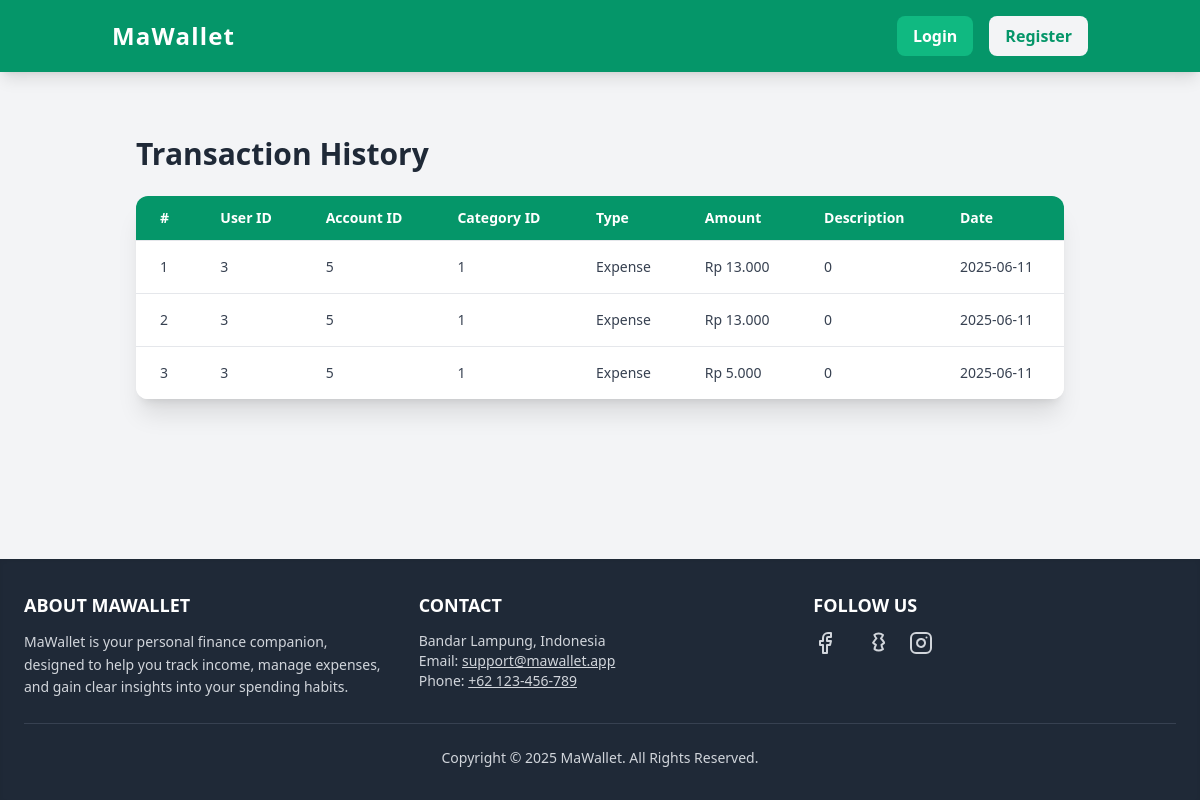
Page /views/history.php on the earlier database version.
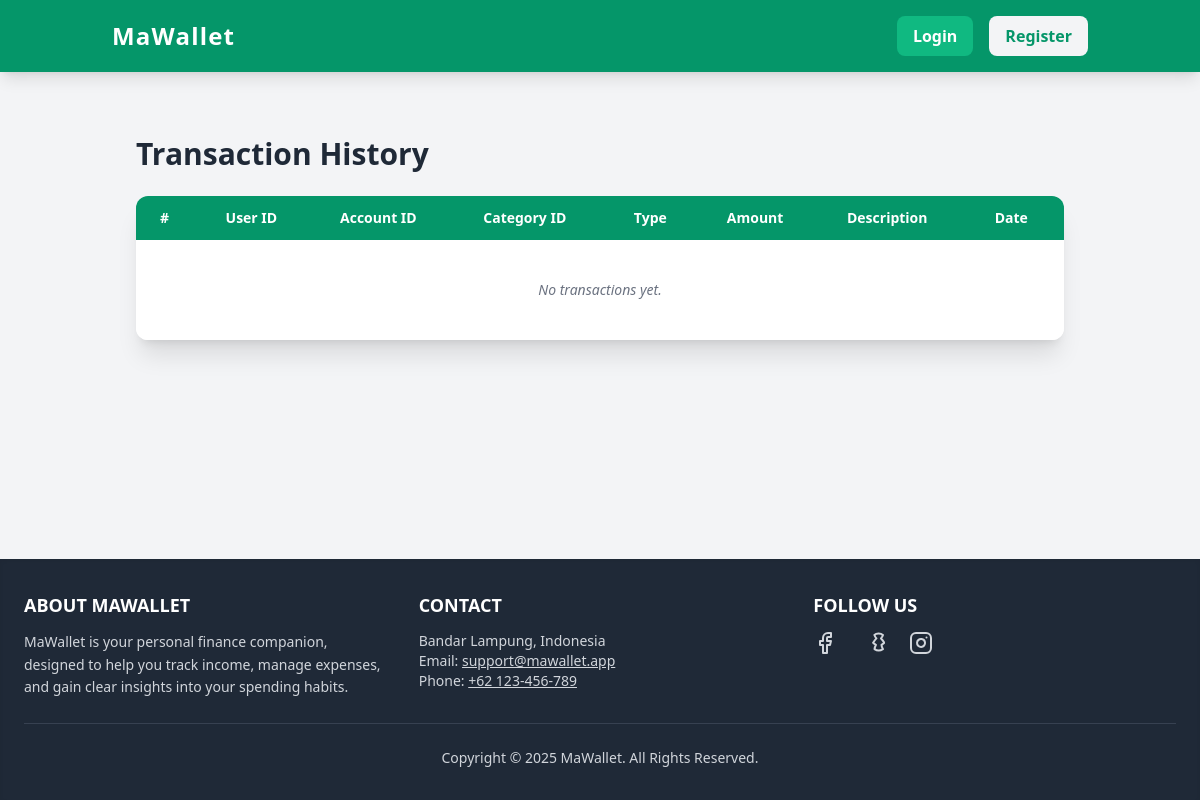
Same page on the later database version.
### tables this page shows
CREATE TABLE `transactions` (
  `id` int NOT NULL,
  `user_id` int NOT NULL,
  `wallet_id` int NOT NULL,
  `category_id` int NOT NULL,
  `type` enum('income','expense') NOT NULL,
  `amount` decimal(15,2) NOT NULL,
  `description` varchar(255) DEFAULT NULL,
  `transaction_date` date NOT NULL,
  `created_at` timestamp NOT NULL DEFAULT CURRENT_TIMESTAMP
);

### includes/config.php (called while the page is built, shortened)
<?php
$base_url = "http://localhost/Projeck_WebPrak";
$is_logged_in = isset($_SESSION['user_id']);
?>

### views/history.php (the view, shortened to what this page needs)
<?php
require_once __DIR__ . '/../includes/config.php';
require_once __DIR__ . '/../includes/db.php';
?>
<!DOCTYPE html>
<html lang="en">
<head>
    <script src="https://cdn.tailwindcss.com"></script>
</head>
<body class="bg-gray-100 text-gray-800">
    <?php require_once __DIR__ . '/../includes/header.php'; ?>
    <main class="container mx-auto px-6 py-8">
        <h1 class="text-3xl font-bold mb-6">Transaction History</h1>
        <div class="bg-white shadow-xl rounded-xl overflow-hidden">
            <table class="min-w-full text-sm text-left">
                <thead class="bg-emerald-600 text-white">
                    <tr>
                        <th class="px-6 py-3">#</th>
                        <th class="px-6 py-3">User ID</th>
                        <th class="px-6 py-3">Account ID</th>
                        <th class="px-6 py-3">Category ID</th>
                        <th class="px-6 py-3">Type</th>
                        <th class="px-6 py-3">Amount</th>
                        <th class="px-6 py-3">Description</th>
                        <th class="px-6 py-3">Date</th>
                    </tr>
                </thead>
                <tbody class="bg-white text-gray-700">
                <?php
                $query = "SELECT * FROM transactions";
                $result = $conn->query($query);
                if ($result && $result->num_rows > 0):
                    $no = 1;
                    while ($row = $result->fetch_assoc()):
                ?>
                    <tr class="border-t hover:bg-gray-100 transition">
                        <td class="px-6 py-4"><?= $no++; ?></td>
                        <td class="px-6 py-4"><?= htmlspecialchars($row['user_id']); ?></td>
                        <td class="px-6 py-4"><?= htmlspecialchars($row['account_id']); ?></td>
                        <td class="px-6 py-4"><?= htmlspecialchars($row['category_id']); ?></td>
                        <td class="px-6 py-4 capitalize"><?= htmlspecialchars($row['type']); ?></td>
                        <td class="px-6 py-4">Rp <?= number_format($row['amount'], 0, ',', '.'); ?></td>
                        <td class="px-6 py-4"><?= htmlspecialchars($row['description']); ?></td>
                        <td class="px-6 py-4"><?= htmlspecialchars($row['transaction_date']); ?></td>
                    </tr>
                <?php
                    endwhile;
                else:
                ?>
                    <tr>
                        <td colspan="8" class="text-center px-6 py-10 text-gray-500 italic">No transactions yet.</td>
                    </tr>
                <?php endif; ?>
                </tbody>
            </table>
        </div>
    </main>
</body>
</html>
<?php
require_once __DIR__ . '/../includes/footer.php';
?>

### includes/header.php (shortened to what this page needs)
<?php
require_once __DIR__ . '/config.php';
?>
<!DOCTYPE html>
<html lang="en">
<head>
    <script src="https://cdn.tailwindcss.com"></script>
</head>
<body class="bg-gray-50 text-gray-800">
    <header class="bg-emerald-600 text-white shadow-lg">
        <nav class="container mx-auto px-6 py-4 flex justify-between items-center">
            <a href="<?= htmlspecialchars($base_url) ?>/views/dashboard.php" class="text-2xl font-bold tracking-wider">
                MaWallet
            </a>
            <div class="flex items-center space-x-4">
                <?php if ($is_logged_in): ?>
                    <span class="font-semibold hidden md:inline">Welcome, <?= htmlspecialchars($username); ?>!</span>
                    <a href="<?= htmlspecialchars($base_url) ?>/views/dashboard.php" class="hover:text-emerald-200">Dashboard</a>
                    <a href="<?= htmlspecialchars($base_url) ?>/views/user/manage_users.php" class="hover:text-emerald-200">Users</a>
                    <a href="<?= htmlspecialchars($base_url) ?>/views/wallets.php" class="hover:text-emerald-200">Wallets</a>
                    <a href="<?= htmlspecialchars($base_url) ?>/views/incomes.php" class="hover:text-emerald-200">Incomes</a>
                    <a href="<?= htmlspecialchars($base_url) ?>/views/expenses.php" class="hover:text-emerald-200">Expenses</a>
                    <a href="<?= htmlspecialchars($base_url) ?>/views/history.php" class="hover:text-emerald-200">History</a>
                    <a href="<?= htmlspecialchars($base_url) ?>/views/categories.php" class="hover:text-emerald-200">Categories</a>
                    <a href="<?= htmlspecialchars($base_url) ?>/auth/logout.php"
                       class="bg-red-500 hover:bg-red-600 text-white font-semibold py-2 px-4 rounded-lg transition duration-300 flex items-center space-x-2">
                        <i data-lucide="log-out" class="h-5 w-5"></i>
                        <span>Logout</span>
                    </a>
                <?php else: ?>
                    <a href="<?= htmlspecialchars($base_url) ?>/auth/login.php" class="bg-emerald-500 hover:bg-emerald-400 text-white font-semibold py-2 px-4 rounded-lg transition duration-300">Login</a>
                    <a href="<?= htmlspecialchars($base_url) ?>/auth/register.php" class="bg-gray-100 hover:bg-gray-200 text-emerald-600 font-semibold py-2 px-4 rounded-lg transition duration-300">Register</a>
                <?php endif; ?>
            </div>
        </nav>
    </header>
    <main class="container mx-auto px-6 py-8">

### includes/footer.php (shortened to what this page needs)
    </main> <footer class="bg-gray-800 text-gray-300 py-8 mt-auto shadow-inner">
        <div class="container mx-auto px-6 max-w-7xl">
            <div class="grid grid-cols-1 md:grid-cols-3 gap-8 text-center md:text-left">
                <div>
                    <h3 class="text-lg font-semibold text-white mb-3">ABOUT MAWALLET</h3>
                    <p class="text-sm leading-relaxed">
                        MaWallet is your personal finance companion, designed to help you track income, manage expenses, and gain clear insights into your spending habits.
                    </p>
                </div>
                <div>
                    <h3 class="text-lg font-semibold text-white mb-3 uppercase">Contact</h3>
                    <p class="text-sm">Bandar Lampung, Indonesia</p>
                    <p class="text-sm">Email: <a href="mailto:support@mawallet.app" class="underline hover:text-emerald-400">support@mawallet.app</a></p>
                    <p class="text-sm">Phone: <a href="tel:+62123456789" class="underline hover:text-emerald-400">+62 123-456-789</a></p>
                </div>
                <div>
                    <h3 class="text-lg font-semibold text-white mb-3 uppercase">Follow Us</h3>
                    <div class="flex justify-center md:justify-start space-x-6">
                        <a href="#" aria-label="Facebook" class="hover:text-emerald-400 transition-colors">
                            <svg xmlns="http://www.w3.org/2000/svg" width="24" height="24" viewBox="0 0 24 24" fill="none" stroke="currentColor" stroke-width="2" stroke-linecap="round" stroke-linejoin="round" class="lucide lucide-facebook"><path d="M18 2h-3a5 5 0 0 0-5 5v3H7v4h3v8h4v-8h3l1-4h-4V7a1 1 0 0 1 1-1h3z"/></svg>
                        </a>
                        <a href="#" aria-label="Twitter" class="hover:text-emerald-400 transition-colors">
                        </a>
                        <a href="#" aria-label="Instagram" class="hover:text-emerald-400 transition-colors">
                        </a>
                    </div>
                </div>
            </div>
            <hr class="my-6 border-gray-700">
            <div class="text-center text-sm">
                <p>Copyright &copy; <?= date('Y'); ?> MaWallet. All Rights Reserved.</p>
            </div>
        </div>
    </footer>
</body>
</html>

### includes/header.php (style rules this page uses)
body { display: flex; flex-direction: column; min-height: 100vh; }
main { flex-grow: 1; }

Differences in the rows shown:
removed transactions: user "3", account "5", category "1", type "Expense", amount "13.000", description "0", transaction_date "2025-06-11"
removed transactions: user "3", account "5", category "1", type "Expense", amount "13.000", description "0", transaction_date "2025-06-11"
removed transactions: user "3", account "5", category "1", type "Expense", amount "5.000", description "0", transaction_date "2025-06-11"
Other differences:
text now shown: "No transactions yet."
